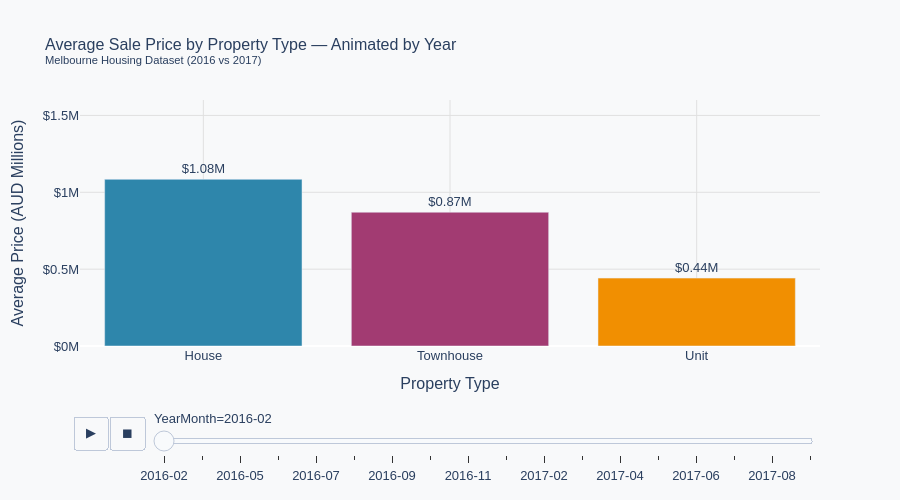

Notebook code for this chart:
### Markdown cell above
---

### Chart 3: Animated Bar Chart — Average Sale Price by Property Type (Per Year)

This animated bar chart is an enhanced Plotly version of **Chart 2 from Phase 1**. It shows the average sale price per property type, with an **animation frame for each sale year** (2016 and 2017), allowing the viewer to observe how prices shifted between the two years.

**Interactivity features:**
- **Animation** — play button cycles through each sale year ✦ *satisfies animated figure requirement*
- **Hover tooltips** — show property type, year, and exact average price
- **Click to pause/resume** the animation
- **Zoom & pan** — adjust the view at any frame

### Code cell
# Prepare yearly average price per property type
bar_anim_df = (
    df.groupby(['YearMonth', 'PropertyType'])['Price_M']
      .mean().reset_index().rename(columns={'Price_M': 'Avg_Price_M'})
)
bar_anim_df = bar_anim_df.sort_values('YearMonth')  # مهم للترتيب الصحيح


fig_bar = px.bar(
    bar_anim_df,
    x='PropertyType',
    y='Avg_Price_M',
    color='PropertyType',
    animation_frame='YearMonth',
    text='Avg_Price_M',
    color_discrete_map={
        'House':     '#2E86AB',
        'Townhouse': '#A23B72',
        'Unit':      '#F18F01'
    },
    range_y=[0, 1.6],
    hover_data={
        'PropertyType': True,
        'YearMonth':     True,
        'Avg_Price_M':  ':.3f'
    },
    labels={
        'PropertyType': 'Property Type',
        'Avg_Price_M':  'Average Price (AUD Millions)',
        'SaleYear':     'Sale Year'
    },
    title='Average Sale Price by Property Type — Animated by Year<br><sup>Melbourne Housing Dataset (2016 vs 2017)</sup>'
)

fig_bar.update_traces(
    texttemplate='$%{text:.2f}M',
    textposition='outside'
)

fig_bar.update_layout(
    plot_bgcolor='#F8F9FA',
    paper_bgcolor='#F8F9FA',
    font=dict(family='Arial', size=13),
    title_font_size=16,
    showlegend=False,
    yaxis=dict(tickprefix='$', ticksuffix='M', gridcolor='#E0E0E0'),
    xaxis=dict(gridcolor='#E0E0E0'),
    height=500
)

fig_bar.layout.updatemenus[0].buttons[0].args[1]['frame']['duration'] = 1200
fig_bar.layout.updatemenus[0].buttons[0].args[1]['transition']['duration'] = 600

fig_bar.show()

### Figure 1 — Plotly figure (JSON) as saved in the notebook; plotly's stock layout.template omitted (floating-point values rounded to 4 significant figures)
{"data": [{"customdata": [["2016-02"]], "hovertemplate": "Property Type=%{x}<br>YearMonth=%{customdata[0]}<br>Average Price (AUD Millions)=%{text:.3f}<extra></extra>", "legendgroup": "House", "marker": {"color": "#2E86AB", "pattern": {"shape": ""}}, "name": "House", "orientation": "v", "showlegend": true, "text": [1.084], "textposition": "outside", "texttemplate": "$%{text:.2f}M", "type": "bar", "x": ["House"], "xaxis": "x", "y": [1.084], "yaxis": "y"}, {"customdata": [["2016-02"]], "hovertemplate": "Property Type=%{x}<br>YearMonth=%{customdata[0]}<br>Average Price (AUD Millions)=%{text:.3f}<extra></extra>", "legendgroup": "Townhouse", "marker": {"color": "#A23B72", "pattern": {"shape": ""}}, "name": "Townhouse", "orientation": "v", "showlegend": true, "text": [0.87], "textposition": "outside", "texttemplate": "$%{text:.2f}M", "type": "bar", "x": ["Townhouse"], "xaxis": "x", "y": [0.87], "yaxis": "y"}, {"customdata": [["2016-02"]], "hovertemplate": "Property Type=%{x}<br>YearMonth=%{customdata[0]}<br>Average Price (AUD Millions)=%{text:.3f}<extra></extra>", "legendgroup": "Unit", "marker": {"color": "#F18F01", "pattern": {"shape": ""}}, "name": "Unit", "orientation": "v", "showlegend": true, "text": [0.4415], "textposition": "outside", "texttemplate": "$%{text:.2f}M", "type": "bar", "x": ["Unit"], "xaxis": "x", "y": [0.4415], "yaxis": "y"}], "layout": {"barmode": "relative", "font": {"family": "Arial", "size": 13}, "height": 500, "legend": {"title": {"text": "Property Type"}, "tracegroupgap": 0}, "paper_bgcolor": "#F8F9FA", "plot_bgcolor": "#F8F9FA", "showlegend": false, "sliders": [{"active": 0, "currentvalue": {"prefix": "YearMonth="}, "len": 0.9, "pad": {"b": 10, "t": 60}, "steps": [{"args": [["2016-02"], {"frame": {"duration": 0, "redraw": true}, "fromcurrent": true, "mode": "immediate", "transition": {"duration": 0, "easing": "linear"}}], "label": "2016-02", "method": "animate"}, {"args": [["2016-04"], {"frame": {"duration": 0, "redraw": true}, "fromcurrent": true, "mode": "immediate", "transition": {"duration": 0, "easing": "linear"}}], "label": "2016-04", "method": "animate"}, {"args": [["2016-05"], {"frame": {"duration": 0, "redraw": true}, "fromcurrent": true, "mode": "immediate", "transition": {"duration": 0, "easing": "linear"}}], "label": "2016-05", "method": "animate"}, {"args": [["2016-06"], {"frame": {"duration": 0, "redraw": true}, "fromcurrent": true, "mode": "immediate", "transition": {"duration": 0, "easing": "linear"}}], "label": "2016-06", "method": "animate"}, {"args": [["2016-07"], {"frame": {"duration": 0, "redraw": true}, "fromcurrent": true, "mode": "immediate", "transition": {"duration": 0, "easing": "linear"}}], "label": "2016-07", "method": "animate"}, {"args": [["2016-08"], {"frame": {"duration": 0, "redraw": true}, "fromcurrent": true, "mode": "immediate", "transition": {"duration": 0, "easing": "linear"}}], "label": "2016-08", "method": "animate"}, {"args": [["2016-09"], {"frame": {"duration": 0, "redraw": true}, "fromcurrent": true, "mode": "immediate", "transition": {"duration": 0, "easing": "linear"}}], "label": "2016-09", "method": "animate"}, {"args": [["2016-10"], {"frame": {"duration": 0, "redraw": true}, "fromcurrent": true, "mode": "immediate", "transition": {"duration": 0, "easing": "linear"}}], "label": "2016-10", "method": "animate"}, {"args": [["2016-11"], {"frame": {"duration": 0, "redraw": true}, "fromcurrent": true, "mode": "immediate", "transition": {"duration": 0, "easing": "linear"}}], "label": "2016-11", "method": "animate"}, {"args": [["2016-12"], {"frame": {"duration": 0, "redraw": true}, "fromcurrent": true, "mode": "immediate", "transition": {"duration": 0, "easing": "linear"}}], "label": "2016-12", "method": "animate"}, {"args": [["2017-02"], {"frame": {"duration": 0, "redraw": true}, "fromcurrent": true, "mode": "immediate", "transition": {"duration": 0, "easing": "linear"}}], "label": "2017-02", "method": "animate"}, {"args": [["2017-03"], {"frame": {"duration": 0, "redraw": true}, "fromcurrent": true, "mode": "immediate", "transition": {"duration": 0, "easing": "linear"}}], "label": "2017-03", "method": "animate"}, {"args": [["2017-04"], {"frame": {"duration": 0, "redraw": true}, "fromcurrent": true, "mode": "immediate", "transition": {"duration": 0, "easing": "linear"}}], "label": "2017-04", "method": "animate"}, {"args": [["2017-05"], {"frame": {"duration": 0, "redraw": true}, "fromcurrent": true, "mode": "immediate", "transition": {"duration": 0, "easing": "linear"}}], "label": "2017-05", "method": "animate"}, {"args": [["2017-06"], {"frame": {"duration": 0, "redraw": true}, "fromcurrent": true, "mode": "immediate", "transition": {"duration": 0, "easing": "linear"}}], "label": "2017-06", "method": "animate"}, {"args": [["2017-07"], {"frame": {"duration": 0, "redraw": true}, "fromcurrent": true, "mode": "immediate", "transition": {"duration": 0, "easing": "linear"}}], "label": "2017-07", "method": "animate"}, {"args": [["2017-08"], {"frame": {"duration": 0, "redraw": true}, "fromcurrent": true, "mode": "immediate", "transition": {"duration": 0, "easing": "linear"}}], "label": "2017-08", "method": "animate"}, {"args": [["2017-09"], {"frame": {"duration": 0, "redraw": true}, "fromcurrent": true, "mode": "immediate", "transition": {"duration": 0, "easing": "linear"}}], "label": "2017-09", "method": "animate"}], "x": 0.1, "xanchor": "left", "y": 0, "yanchor": "top"}], "title": {"font": {"size": 16}, "text": "Average Sale Price by Property Type — Animated by Year<br><sup>Melbourne Housing Dataset (2016 vs 2017)</sup>"}, "updatemenus": [{"buttons": [{"args": [null, {"frame": {"duration": 1200, "redraw": true}, "fromcurrent": true, "mode": "immediate", "transition": {"duration": 600, "easing": "linear"}}], "label": "&#9654;", "method": "animate"}, {"args": [[null], {"frame": {"duration": 0, "redraw": true}, "fromcurrent": true, "mode": "immediate", "transition": {"duration": 0, "easing": "linear"}}], "label": "&#9724;", "method": "animate"}], "direction": "left", "pad": {"r": 10, "t": 70}, "showactive": false, "type": "buttons", "x": 0.1, "xanchor": "right", "y": 0, "yanchor": "top"}], "xaxis": {"anchor": "y", "categoryarray": ["House", "Townhouse", "Unit"], "categoryorder": "array", "domain": [0, 1], "gridcolor": "#E0E0E0", "title": {"text": "Property Type"}}, "yaxis": {"anchor": "x", "domain": [0, 1], "gridcolor": "#E0E0E0", "range": [0, 1.6], "tickprefix": "$", "ticksuffix": "M", "title": {"text": "Average Price (AUD Millions)"}}}}
